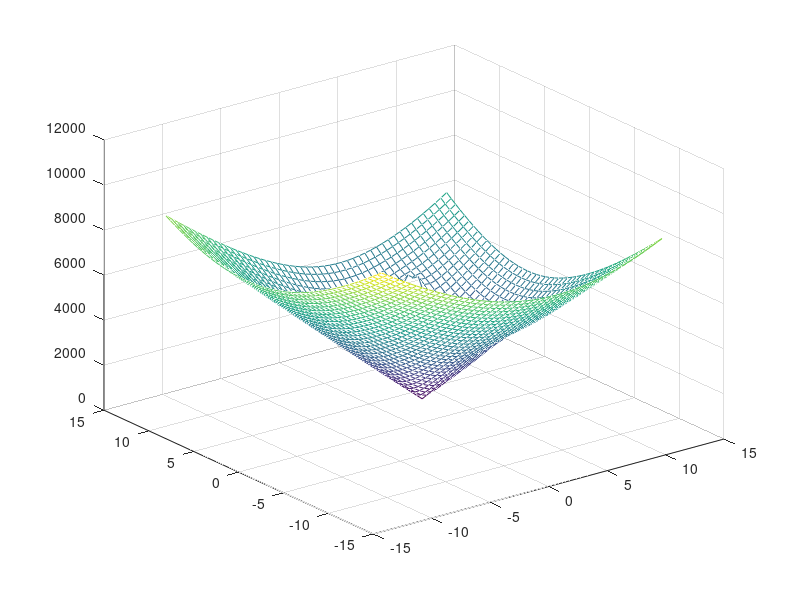
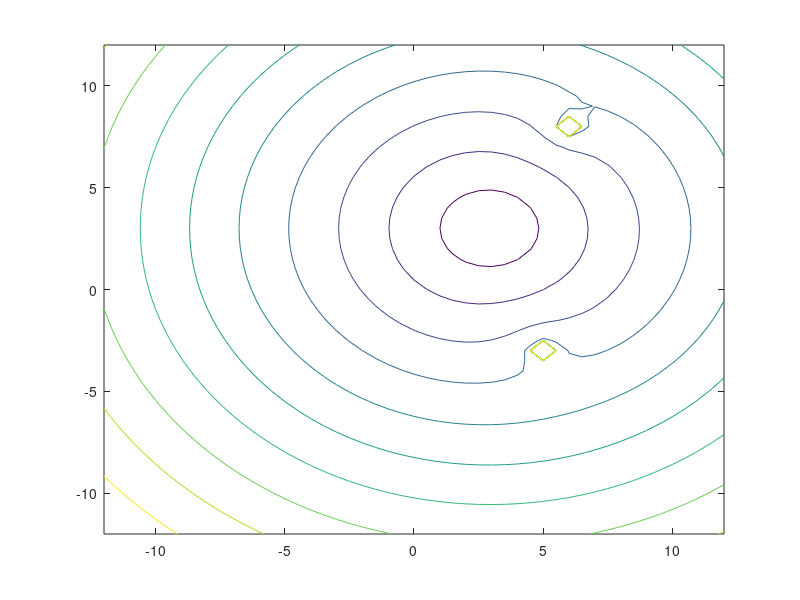
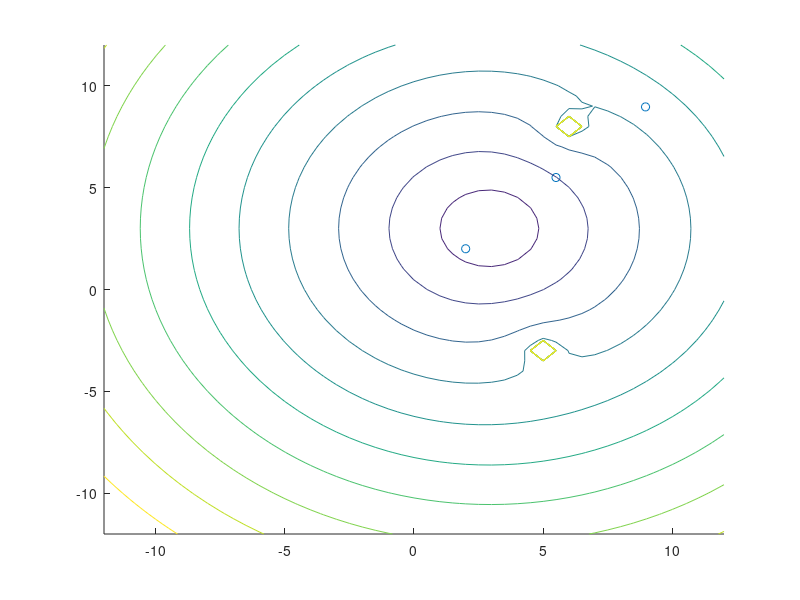

These figures' MATLAB source, in order:
% %Parameters
clc 
clear all 
close all
K=500; %attractive potential 
E=80; %repulsive potential
% area_width=12; %potential area width (m)
sx=2; % start pos x
sy=2; %start pos y
gx=3; %goal pos x
gy=-4; %goal pos y
ox=[5 6]; %obstacle x pos
oy= [-3 8]; %obstacle y pos
[x,y]= meshgrid(-12:.5:12); 
r=((x-gx).^2+(y-gx).^2).^.5;%Distance to Goal
r1=((x-ox(1)).^2+(y-oy(1)).^2).^.5;%Distance to Obs1
r2=((x-ox(2)).^2+(y-oy(2)).^2).^.5;%Distance to Obs2
U=K.*r+E./r1*+E./r2;
figure(1)
%hold on
figure(1)
mesh(x,y,U);
figure(2)
contour(x,y,U);
[Ux,Uy]=gradient(U,0.5,0.5);

% [J]=-gradient(U);
% gradx=zeros(49,49);
% grady=zeros(49,49);
% i=0;
% j=0;
% for x0=-24:1:24
%     i=i+1;
%     for y0=-24:1:24
%         j=j+1;
%         t = (x == x0*.5) & (y == y0*.5);
%         indt = find(t);
%         U_grad = [Ux(indt) Uy(indt)];
%         gradx(i,j)=U_grad(1);
%         grady(i,j)=U_grad(2);
%       
%     end
% 
% end
% gradx=grad(:,1);
% grady=grad(:,2);
figure(4)
% [x1,y1]=meshgrid(
%quiver(x,y,Ux,Uy)
%plot(Ux,Uy);
xnew=0;
ynew=0;
i=1;
iter=0;
% x=-2;
% y=2;
gvecx=[];
gvecy=[];
% maxiter=100;
errx=1;
erry=1;
alpha=.01;
tol=1e-4;
xi=sx;
yi=sy;

%while errx>tol && erry>tol
for i=1:49 %used to say -12:.5:12 
   
      for j=1:49
            

            xnew=xi-alpha*Ux(i,j);
%             errx = abs((xnew-xi)/xi);
            ynew=yi-alpha*Uy(i,j);
%             err = abs((ynew-yi)/yi);

            gvecx=[gvecx;xi];
            gvecy=[gvecy;yi];

            iter=iter+1;
            j=j+1;
            xi=xnew;
            yi=xnew;
            
%         disp("x is")
%         disp(x)
%         disp("y is")
%         disp(y)
          
%         end
      end
     i=i+1;
end

figure(3)
%r=zeros(length(gvecx));
%plot3(gvecx,gvecy,r)
hold on 
scatter(gvecx,gvecy);
contour(x,y,U);
hold off
%hold off
% figure(2)
% hold on
% contour(x,y,U)
% quiver(x,y,Ux,Uy)
% hold off
